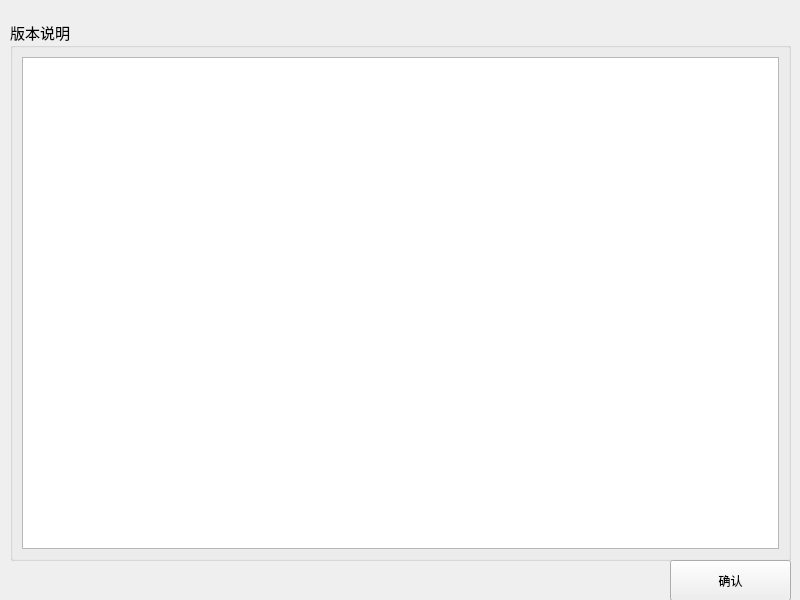
<?xml version="1.0" encoding="UTF-8"?>
<ui version="4.0">
 <class>VersionDlg</class>
 <widget class="QWidget" name="VersionDlg">
  <property name="geometry">
   <rect>
    <x>0</x>
    <y>0</y>
    <width>800</width>
    <height>600</height>
   </rect>
  </property>
  <property name="windowTitle">
   <string>Form</string>
  </property>
  <widget class="QGroupBox" name="groupBox">
   <property name="geometry">
    <rect>
     <x>10</x>
     <y>20</y>
     <width>781</width>
     <height>541</height>
    </rect>
   </property>
   <property name="font">
    <font>
     <family>微软雅黑</family>
     <pointsize>11</pointsize>
    </font>
   </property>
   <property name="title">
    <string>版本说明</string>
   </property>
   <layout class="QGridLayout" name="gridLayout">
    <item row="0" column="0">
     <widget class="QTextEdit" name="textEdit">
      <property name="font">
       <font>
        <family>微软雅黑</family>
        <pointsize>11</pointsize>
       </font>
      </property>
     </widget>
    </item>
   </layout>
  </widget>
  <widget class="QPushButton" name="okBtn">
   <property name="geometry">
    <rect>
     <x>670</x>
     <y>560</y>
     <width>121</width>
     <height>41</height>
    </rect>
   </property>
   <property name="text">
    <string>确认</string>
   </property>
  </widget>
 </widget>
 <resources/>
 <connections/>
</ui>
